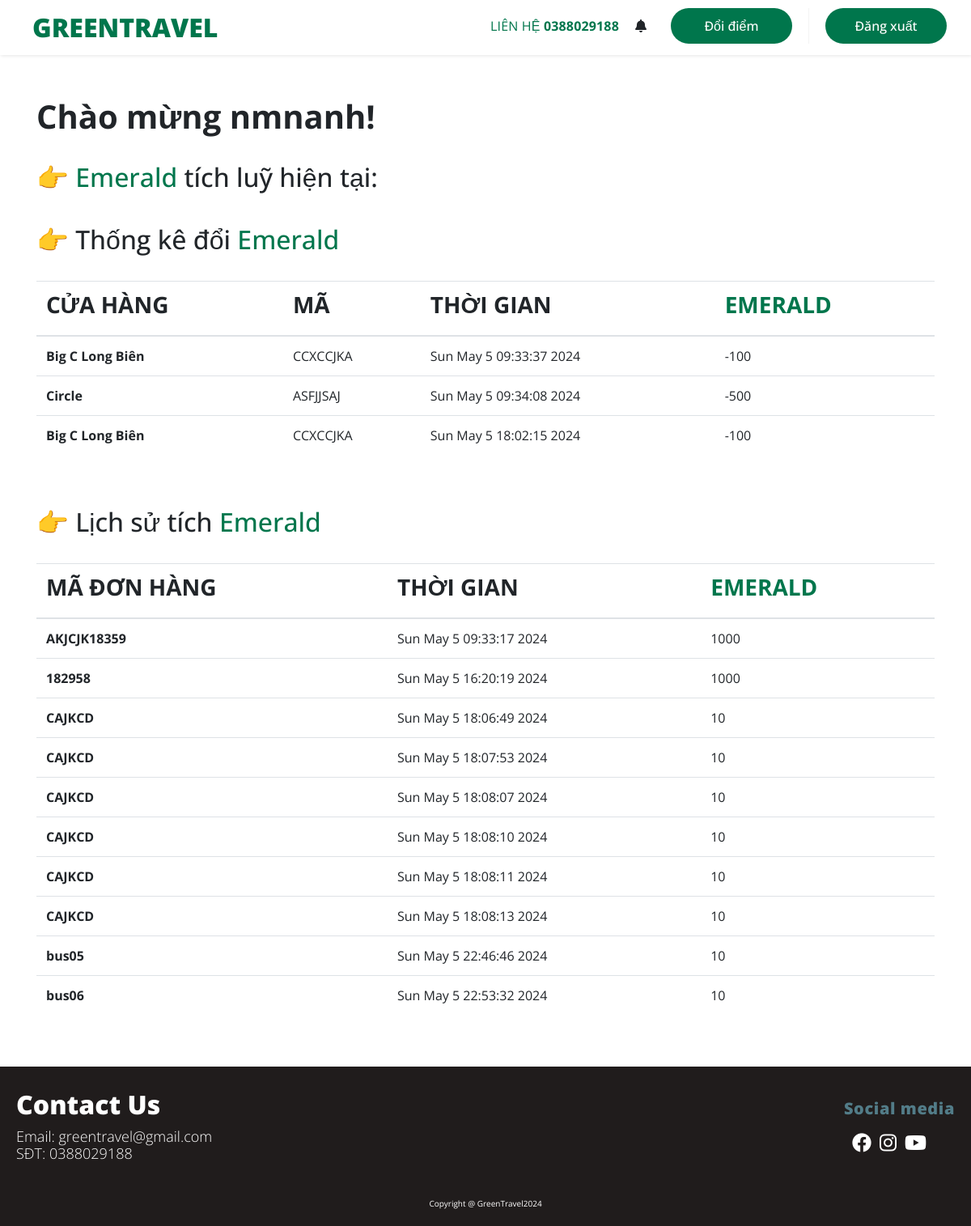
Page /afteruser1 (signed in) on the committed database.
### control/Databases.py (models this page shows, shortened)
class Base(DeclarativeBase):
    pass

class User(Base, UserMixin):
    __tablename__ = "users"
    id:Mapped[int] = mapped_column(primary_key=True)
    username:Mapped[str] = mapped_column(nullable=False)
    password:Mapped[str] = mapped_column(nullable=False)
    user_type:Mapped[int] = mapped_column(nullable=False)

class Trade_history_user(Base):
    __tablename__ = "trade_history_user"
    id:Mapped[int] = mapped_column(primary_key=True)
    point_paid:Mapped[int] = mapped_column(nullable=False)
    item_name:Mapped[str] = mapped_column(nullable=False)
    item_id:Mapped[int] = mapped_column(nullable=False)
    time:Mapped[str] = mapped_column(nullable=False)
    user_id:Mapped[int] = mapped_column(nullable=False)
    ma:Mapped[str] = mapped_column(nullable=False)

class History_user(Base):
    __tablename__ = "history_user"
    id:Mapped[int] = mapped_column(primary_key=True)
    point_gained:Mapped[int] = mapped_column(nullable=False)
    bill_code:Mapped[str] = mapped_column(nullable=False)
    time:Mapped[str] = mapped_column(nullable=False)
    user_id:Mapped[int] = mapped_column(nullable=False)

### view/au1.py (the view, shortened to what this page needs)
@afteruser1.route('/afteruser1', methods=['POST', 'GET'])
@login_required
def au1():
    thong_ke_doi_emerald =  trade_history()
    lich_su_tich_emerald = gain_history()
    nhacnho = note_gain()
    return render_template("AfterUser1.html", user = current_user.username, data1 = thong_ke_doi_emerald, data2 = lich_su_tich_emerald, remind_data = nhacnho)

### control/History_user_db.py (called while the page is built)
    def history_user_scan(self, target_id):
        result_dict = {"UserName": [], "BillCode": [], "Time": [], "Emerald": []}
        target_type = self.session.query(User).filter(User.id == target_id).first()
        if target_type is not None and target_type.user_type == 1:
            result = self.session.query(History_user, User).filter(History_user.user_id == User.id, History_user.user_id == target_id).all()
            for his in result:
                result_dict["UserName"].append(his.User.username)
                result_dict["BillCode"].append(his.History_user.bill_code)
                result_dict["Time"].append(his.History_user.time)
                result_dict["Emerald"].append(his.History_user.point_gained)
        return result_dict

    def history_user_max_db_find(self):
        self.history_user_max_db = self.session.scalar(select(History_user.id).order_by(-1*History_user.id))
        if self.history_user_max_db is None:
            self.history_user_max_db = 1
        else:
            self.history_user_max_db += 1

### control/Note_db.py (called while the page is built)
    def Note_db_scan(self, target_id):
        result = self.session.query(Note).filter(Note.user_id == target_id).all()
        dict = {'Item': [], 'Time':[], 'Location':[]}
        for note in result:
            dict['Item'].append(note.items)
            dict['Time'].append(note.time)
            dict['Location'].append(note.location)
        return dict

### control/Trade_history_user_db.py (called while the page is built)
    def trade_history_user_scan(self, target_id):
        result_dict = {"UserName": [], "ItemName": [], "Time": [], "Emerald": [], "ma":[]}
        target_type = self.session.query(User).filter(User.id == target_id).first()
        if target_type is not None and target_type.user_type == 1:
            result = self.session.query(Trade_history_user, User).filter(Trade_history_user.user_id == User.id, Trade_history_user.user_id == target_id).all()
            for his in result:
                result_dict["UserName"].append(his.User.username)
                result_dict["ItemName"].append(his.Trade_history_user.item_name)
                result_dict["Time"].append(his.Trade_history_user.time)
                result_dict["Emerald"].append(his.Trade_history_user.point_paid)
                result_dict["ma"].append(his.Trade_history_user.ma)
        return result_dict

### control/User_db.py (called while the page is built)
    def User_db_get_user_id(self, user_id):
        return self.session.query(User).filter_by(id = user_id).first()

### view/templates/AfterUser1.html (shortened to what this page needs)
{%extends "base.html" %}
{% block css %}AfterUser1.css{%endblock%}
{%block nutHeader%}
<i class="fa-solid fa-bell"></i>
<li class="nut-tkct">
    <a href="afteruser2">
        <button class="myButton">Đổi điểm</button>
    </a>
</li>
<li class="nut-DX">
    <form method="post">
        <button class="myButton" name="Logout" value="Logout">Đăng xuất</button>
    </form>
</li>
{%endblock%}
{% block container %}
    <div class="container">
        <br><br>
        <h1>
            <b>
                Chào mừng {{ user }}!
            </b>
        </h1>
        <br>
        <h2>
            👉 <div class="EMERALD" style="display: inline; color:#00764C">Emerald</div> tích luỹ hiện tại:
        <br> <br>
            👉 Thống kê đổi <div class="diem" style="display: inline; color:#00764C">Emerald</div>
        </h2>
        <br>
        <table class="table">
            <thead>
                <tr>
                    <th scope="col"><h3><b>CỬA HÀNG</b></h3></th>
                    <th scope="col"><h3><b>MÃ</b></h3></th>
                    <th scope="col"><h3><b>THỜI GIAN</b></h3></th>
                    <th scope="col" style="color: #00764C"><h3><b>EMERALD</b></h3></th>
                </tr>
            </thead>
            <tbody>
                {% for row in data1%}
                <tr>
                    <th scope="row">{{ row['vatdung'] }}</th>
                    <td>{{ row['ma'] }}</td>
                    <td>{{ row['thoigian'] }}</td>
                    <td>{{ row['emerald'] }}</td>
                </tr>
                {% endfor %}
            </tbody>
        </table>
        <br><br>
        <div class="lich-su">
            <h2>👉 Lịch sử tích <div class="LS-diem" style="display: inline; color:#00764C">Emerald</div></h2>
        </div>
        <br>
        <table class="table">
            <thead>
                <tr>
                    <th scope="col"><h3><b>MÃ ĐƠN HÀNG</b></h3></th>
                    <th scope="col"><h3><b>THỜI GIAN</b></h3></th>
                    <th scope="col" style="color: #00764C"><h3><b>EMERALD</b></h3></th>
                </tr>
            </thead>
            <tbody>
                {% for row in data2%}
                <tr>
                    <th scope="row">{{ row['magiamgia'] }}</th>
                    <td>{{ row['thoigian'] }}</td>
                    <td>{{ row['emerald'] }}</td>
                </tr>
                {% endfor %}
            </tbody>
        </table>
        <br><br>
    </div>
{%endblock%}

### view/static/style/AfterUser1.css (style rules this page uses)
* { margin: 0; padding: 0; font-family: 'Open Sans', sans-serif; scroll-behavior: smooth; }
header li a { display: block; text-decoration: none; margin-left: 10px; }
header .nut-tkct a button, header .nut-DX form button { border-radius: 100px; border: 0px; width: 150px; height: 44px; background-color: #00764C; font-weight: bolder; color: #fff; font-family: 'Open Sans', sans-serif; font-style: normal; font-weight: 500; font-size: 16px; margin-left: 20px; margin-right: 20px; }
@media screen and (min-width: 1000px) { header li { float: left; } }
header li a { display: block; border-right: 1px solid #f4f4f4; text-decoration: none; margin-left: 10px; }

### rows in the picture
User: username "nmnanh"
Trade_history_user: vatdung "Big C Long Biên", ma "CCXCCJKA", thoigian "Sun May 5 09:33:37 2024", emerald "-100"
Trade_history_user: vatdung "Circle", ma "ASFJJSAJ", thoigian "Sun May 5 09:34:08 2024", emerald "-500"
Trade_history_user: vatdung "Big C Long Biên", ma "CCXCCJKA", thoigian "Sun May 5 18:02:15 2024", emerald "-100"
History_user: magiamgia "AKJCJK18359", thoigian "Sun May 5 09:33:17 2024", emerald "1000"
History_user: magiamgia "182958", thoigian "Sun May 5 16:20:19 2024", emerald "1000"
History_user: magiamgia "CAJKCD", thoigian "Sun May 5 18:06:49 2024", emerald "10"
History_user: magiamgia "CAJKCD", thoigian "Sun May 5 18:07:53 2024", emerald "10"
History_user: magiamgia "CAJKCD", thoigian "Sun May 5 18:08:07 2024", emerald "10"
History_user: magiamgia "CAJKCD", thoigian "Sun May 5 18:08:10 2024", emerald "10"
History_user: magiamgia "CAJKCD", thoigian "Sun May 5 18:08:11 2024", emerald "10"
History_user: magiamgia "CAJKCD", thoigian "Sun May 5 18:08:13 2024", emerald "10"
History_user: magiamgia "bus05", thoigian "Sun May 5 22:46:46 2024", emerald "10"
History_user: magiamgia "bus06", thoigian "Sun May 5 22:53:32 2024", emerald "10"
